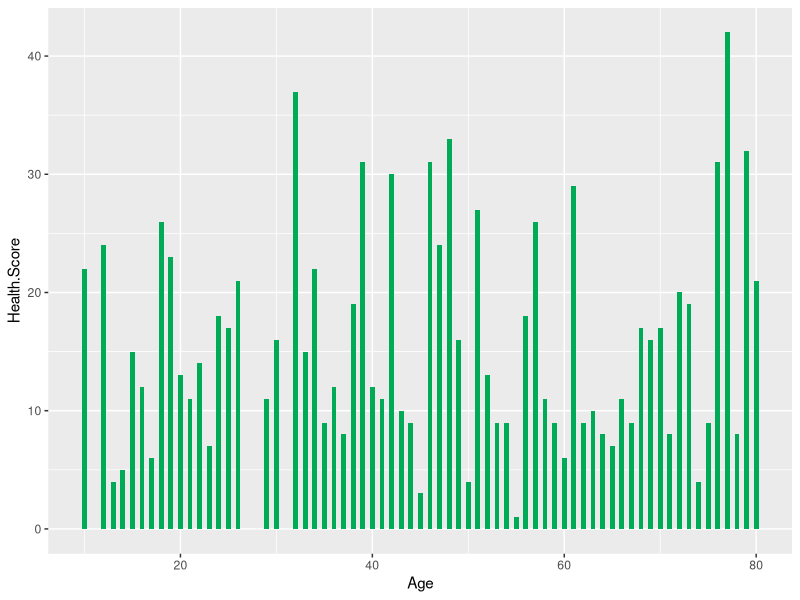

This figure's R source:
#Bar Graph for Age vs Health Scores
library(ggplot2)
graphtwo<-read.csv("agevscore.csv",TRUE,",")
class(graphtwo)
ggplot(data=graphtwo, aes(x=Age, y=Health.Score)) + geom_bar(stat="identity",width = 0.5,fill = "#00ab57")
